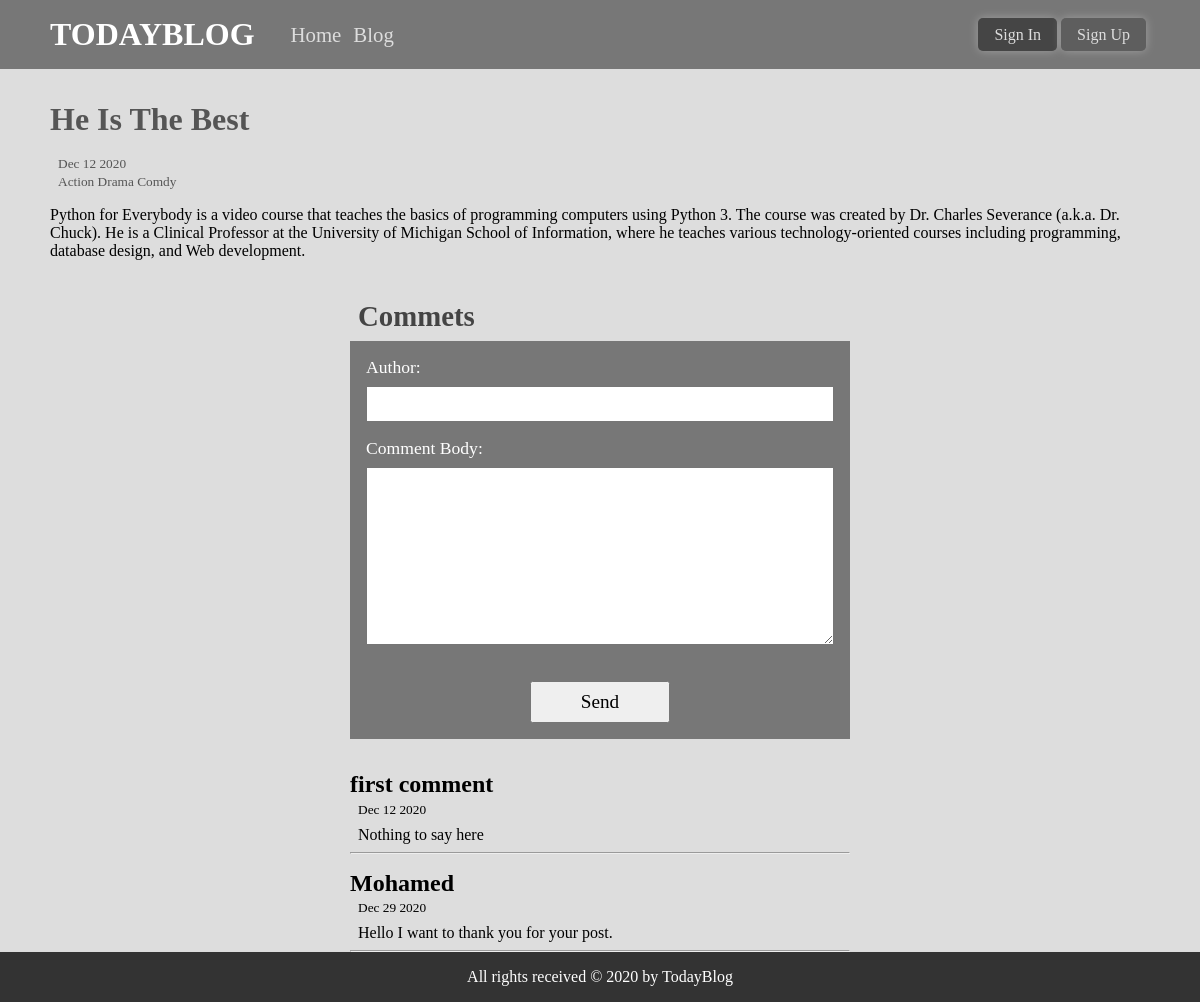
The app's page /blog/post/2/ with its own data.
### blogApp/models.py (models this page shows, shortened)
class Post(models.Model):
    title = models.CharField(verbose_name='title' , max_length=50)
    body = models.TextField(verbose_name='body')
    created_on = models.DateTimeField(verbose_name='created on' , auto_now_add=True)
    last_modified = models.DateTimeField(verbose_name='last modified' , auto_now=True)
    categories = models.ManyToManyField(Category, verbose_name=("categories"), related_name='posts')

class Category(models.Model):
    name = models.CharField(verbose_name='gategory', max_length=20)
    def __str__(self):
        return self.name

class Comment(models.Model):
    author = models.CharField(verbose_name=("author"), max_length=20)
    body = models.TextField(verbose_name=("comment body"))
    created_on = models.DateTimeField(verbose_name=("created on"), auto_now_add=True)
    post = models.ForeignKey(Post, verbose_name=("post"), on_delete=models.CASCADE)

### blogApp/views.py (the view)
# urls.py: path('post/<int:pk>/', post_detail, name = 'post_detail')
def post_detail(request, pk):
    post = get_object_or_404(Post, pk=pk)
    form = CommentFormModel()
    if request.method == 'POST':
        author = request.POST.get('author')
        body = request.POST.get('body')
        Comment.objects.create(author=author, body=body, post=post, created_on=datetime.now())
    context = {
        'object':post,
        'form': form
    }
    return render(request, 'blogApp/post_detail.html', context=context)

### blogApp/models.py
class CommentFormModel(ModelForm):
    class Meta:
        model = Comment
        fields = ['author', 'body']

### templates/blogApp/post_detail.html (shortened to what this page needs)
{% extends 'base.html' %}
{% block content %}
    <div class="post-box-detail">
        <h2>{{object.title|title}}</h2>
        <small class='post-date'>{{object.created_on|date:'M j Y'}}</small>
        <br>
        <small class='post-categories'>{{object.categories.all|join:"&nbsp;"}}</small>
        <p>{{object.body}}</p>
    </div>
    <div class="comment-box">
        <h3 class='comment-heading'>Commets</h3>
        <form method="post">
            {{ form }}
            <input type="submit" value="Send">
        </form>
        {% for comment in object.comment_set.all %}
            <h5>{{comment.author}}</h5>
            <small class='comment-date'>{{comment.created_on|date:'M j Y'}}</small>
            <p class='comment-body' >{{comment.body}}</p>
            <hr>
        {% endfor %}
    </div>
{% endblock content %}

### static/css/style.css (style rules this page uses)
* { margin: 0; padding: 0; box-sizing: border-box; font-family: 'cascadia code'; }
body { background-color: #ddd; }
h2 { padding: 1rem 0; font-size: 2rem; color: #555; }
.post-box-detail { padding: 1rem 0; margin-bottom: 1rem; }
.post-box-detail small { padding-left: 0.5rem; color: #555; }
.post-box-detail p { padding-top: 1rem; }
h3.comment-heading { font-size: 1.8rem; padding: 0.5rem; color: #444; }
form { padding: 1rem; background-color: #777; color: #333; width: 500px; margin-bottom: 2rem; }
form label { color: white; font-size: 1.1rem; text-transform: capitalize; padding-bottom: 0.5rem; display: block; }
form input, form textarea { width: 100%; padding: 8px; margin-bottom: 1rem; }
form input[type='submit'] { width: 30%; display: block; cursor: pointer; margin: auto; margin-top: 1rem; font-size: 1.2rem; }
h5 { font-size: 1.5rem; margin-top: 1rem; padding-bottom: 0.1rem; }
.comment-date { padding-left: 0.5rem; }
.comment-body { padding: 0.5rem; }

### records on screen
Post: title "He Is The Best", created_on "Dec 12 2020", categories.all "Action Drama Comdy", body "Python for Everybody is a video course that teaches the basics of programming computers using Python 3. The course was created by Dr. Charles Severance (a.k.a. Dr. Chuck). He is a Clinical Professor at the University of Michigan School of Information, where he teaches various technology-oriented courses including programming, database design, and Web development."
Comment: author "first comment", created_on "Dec 12 2020", body "Nothing to say here"
Comment: author "Mohamed", created_on "Dec 29 2020", body "Hello I want to thank you for your post."
